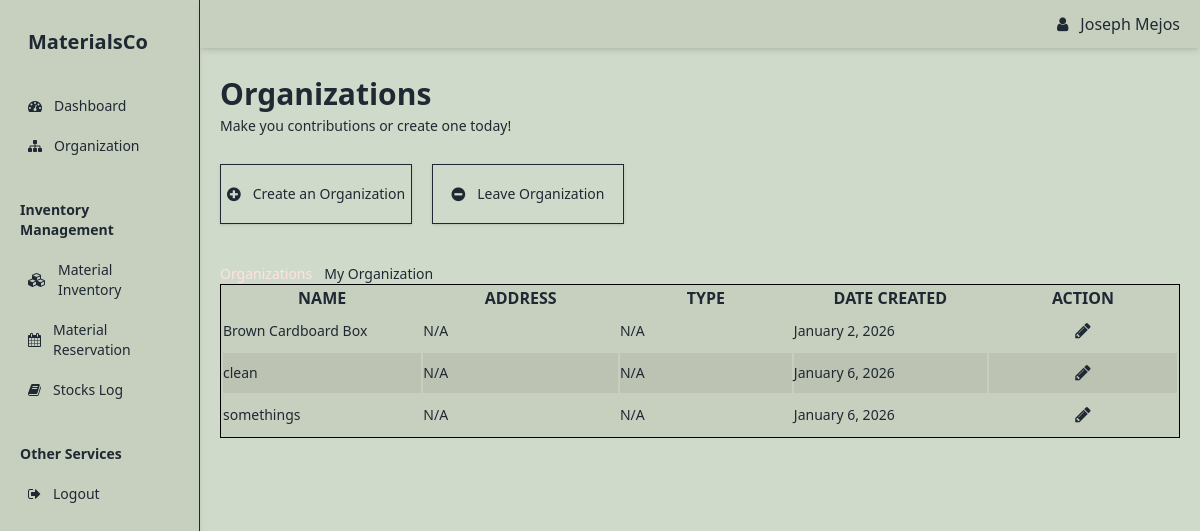
Page /organization.php (signed in) on the committed database.
### tables this page shows
CREATE TABLE `inventory` (
  `MATERIAL_ID` int(11) NOT NULL,
  `USER_ID` int(11) DEFAULT NULL,
  `MATERIAL_NAME` varchar(100) DEFAULT NULL,
  `QUANTITY` int(11) DEFAULT NULL,
  `PRICE` int(11) DEFAULT NULL,
  `SIZE` varchar(11) DEFAULT NULL,
  `MODEL` varchar(50) DEFAULT NULL,
  `DATE_ADDED` date NOT NULL DEFAULT current_timestamp(),
  `IS_ACTIVE` tinyint(1) NOT NULL DEFAULT 1,
  `DESCRIPTION` varchar(50) DEFAULT NULL
);

### Classes/Dbh.Class.php (called while the page is built)
<?php
class Dbh {
    private $host = "localhost";
    private $user = "root";
    private $pass = "";
    private $db = "materialcodb";
    protected function connection(){
        try{
            $dsn = 'mysql:host='. $this->host . ';dbname=' . $this->db;
            $pdo = new PDO($dsn, $this->user, $this->pass);
            $pdo->setAttribute(PDO::ATTR_DEFAULT_FETCH_MODE, PDO::FETCH_ASSOC);
            return $pdo;
        }catch(PDOException $e){
            echo "Error:" . $e->getMessage() . "<br>";
            die();
        }
    }
}

### Classes/Items.Class.php (called while the page is built, shortened)
<?php
include_once __DIR__ . '/Dbh.Class.php';
class Items extends Dbh {
    protected function getInventory($userID) {
        $query = "SELECT * FROM inventory WHERE USER_ID = ? && IS_ACTIVE = 1";
        $stmt = $this->connection()->prepare($query);
        if (!$stmt->execute([$userID])) {
            return false;
        }
        return $stmt->fetchAll(PDO::FETCH_ASSOC);
    }
}

### Classes/ItemsView.Class.php (called while the page is built, shortened)
<?php
class ItemsView extends ItemsCntrl{
    public function viewInventory($userID){
        return $this->getInventory($userID);
    }
}

### organization.php (the view, shortened to what this page needs)
<body>
    <?php
        include __DIR__ . "/Inclusions/Head.php";
        include __DIR__ . "/Classes/Dbh.Class.php";
        include __DIR__ . "/Classes/ItemsView.Class.php";
        $itemsView = new ItemsView();
        $USER_ID = $_SESSION['USER_ID'];
        $materials = $itemsView->viewInventory($USER_ID);
    ?>
    <div id="BodyDiv" class="w-full h-full flex bg-[D0DACA] text-[1F2933]">
        <div class="w-1/5">
            <?php
                include __DIR__ . "/Inclusions/sidebar.php";
            ?>
        </div>
        <div class="w-full flex flex-col gap-5">
            <div>
                <?php include __DIR__ . "/Inclusions/navbar.php";?>
            </div>
            <div class="grid gap-1 w-full h-20 my-2 px-5 flex items-center">
                <h1 class="text-3xl font-bold">Organizations</h1>
                <p class="font-medium text-sm">Make you contributions or create one today!</p>
            </div>
            <div class="flex px-5 justify-start gap-5">
                <div id="showCreateOrganization" class="w-1/5 h-15 bg-[D0DACA] border border-[1F2933] shadow-sm flex">
                    <div class="w-70 flex justify-center items-center gap-3 hover:cursor-pointer">
                        <i class="fa fa-plus-circle text-xl"></i>
                        <p class="text-sm">Create an Organization</p>
                    </div>
                </div>
                <div id="showLeaveOrganization" class="w-1/5 h-15 bg-[D0DACA] border border-[1F2933] shadow-sm flex">
                    <div class="w-70 flex justify-center items-center gap-3 hover:cursor-pointer">
                        <i class="fa fa-minus-circle text-xl"></i>
                        <p class="text-sm">Leave Organization</p>
                    </div>
                </div>
            </div>
            <div class="flex gap-3 text-sm px-5 mt-5 -mb-5">
                <button id="showorganizationTable" class="cursor-pointer text-red-100 hover:text-red-100"><p>Organizations</p></button>
                <button id="showmyorganizationTable" class="cursor-pointer hover:text-red-100"><p>My Organization</p></button>
            </div>
            <div id="organizationTablecon" class="h-full w-full px-5">
                <table id="organizationTable" class="table-auto bg-[C7CFBE] border-separate border h-fit max-h-full">
                    <thead>
                        <tr class="text-md">
                            <th class="w-md  text-[1F2933]">NAME</th>
                            <th class="w-md  text-[1F2933]">ADDRESS</th>
                            <th class="w-md  text-[1F2933]">TYPE</th>
                            <th class="w-md  text-[1F2933]">DATE CREATED</th>
                            <th class="w-md  text-[1F2933]">ACTION</th>
                        </tr>
                    </thead>
                    <tbody>
                        <?php foreach ($materials as $row): ?>
                            <tr class="odd:bg-[C7CFBE] even:bg-[bdc3b2] text-[1F2933] border border-0 h-10 text-sm">
                                <td><?= htmlspecialchars($row['MATERIAL_NAME']) ?></td>
                                <td><?= htmlspecialchars($row['MODEL']) ?></td>
                                <td><?= htmlspecialchars($row['MODEL']) ?></td>
                                <td><?= htmlspecialchars(date('F j, Y', strtotime($row['DATE_ADDED']))) ?></td>
                                <td>
                                    <div class="flex justify-center items-center gap-5 text-lg">
                                        <div class="cursor-pointer text-[1F2933]" onclick="document.getElementById('updateModal<?= $row['MATERIAL_ID'] ?>').showModal()">
                                            <i class="fa fa-pencil text-lg"></i>
                                        </div>
                                    </div>
                                </td>
                            </tr>
                        <?php endforeach; ?>
                    </tbody>
                </table>
            </div>
        </div>
    </div>
</body>

### rows in the picture
inventory: MATERIAL_NAME "Brown Cardboard Box", MODEL "N/A", DATE_ADDED "January 2, 2026"
inventory: MATERIAL_NAME "clean", MODEL "N/A", DATE_ADDED "January 6, 2026"
inventory: MATERIAL_NAME "somethings", MODEL "N/A", DATE_ADDED "January 6, 2026"

### other values in the picture
$_SESSION['NAME'] "Joseph Mejos"
